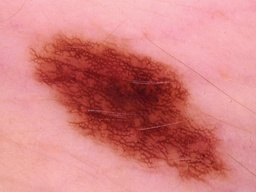
#> input picture assignment3/test_cases_data/skin_lesion_1.jpg, 256 x 192 px, shrunk from 600 x 450 before the run
$ python 12544013.py
#> lines starting #> are read from the running program, lines starting #| are printed output that depends on the picture; after the words box and inside, x2 and y2 are one past the last pixel; in counts of white or black regions, pixels touching at a corner belong together
# Davi Fagundes Ferreira da Silva - 12544013
# SCC0251 - Prof Moacir Ponti - 7 semester
# Assignment 3

import numpy as np
import imageio.v3 as imageio
import matplotlib.pyplot as plt

def filter_gaussian(P, Q):
    s1 = P
    s2 = Q

    D = np.zeros([P, Q])  # Compute Distances
    for u in range(P):
        for v in range(Q):
            x = (u-(P/2))**2/(2*s1**2) + (v-(Q/2))**2/(2*s2**2)
            D[u, v] = np.exp(-x)
    return D

#Espectro Visível
heatmap_colors = [
    [1, 0, 1],   # Pink
    [0, 0, 1],   # Blue
    [0, 1, 0],   # Green
    [1, 1, 0],   # Yellow
    [1, 0, 0]    # Red
]

# Function to map values to colors
def map_value_to_color(value, min_val, max_val, colormap):
    # Scale the value to the range [0, len(colormap) - 1]
    scaled_value = (value - min_val) / (max_val - min_val) * (len(colormap) - 1)
    # Determine the two closest colors in the colormap
    idx1 = int(scaled_value)
    idx2 = min(idx1 + 1, len(colormap) - 1)
    # Interpolate between the two colors based on the fractional part
    frac = scaled_value - idx1
    color = [
        (1 - frac) * colormap[idx1][0] + frac * colormap[idx2][0],
        (1 - frac) * colormap[idx1][1] + frac * colormap[idx2][1],
        (1 - frac) * colormap[idx1][2] + frac * colormap[idx2][2]
    ]
    return color

def apply_threshold(img, t):
    img_thresholded = np.ones(img.shape).astype(np.int64)
    img_thresholded[np.where(img < t)] = 0
    return img_thresholded

def convert_RGB_greyscale(img):
    if len(img.shape) > 2:
        img = np.dot(img, [0.2989, 0.5870, 0.1140]).astype(np.int64)
    return img

# Applies Otsu's Binarization
def otsu(img, len = 256):
    # considering two classes, a & b,
    M = np.prod(img.shape)
    vars = []

    # Building Histogram
    hist, _ = np.histogram(img, len, range=(0,len))

    for t in range(0, len):
        img_thresholded = apply_threshold(img, t)
        # classes weights
        class_a = np.sum(hist[:t])/float(M)
        class_b = np.sum(hist[t:])/float(M)

        # classes variances
        if class_a != 0:
            var_a = np.var(img[np.where(img_thresholded == 0)])
        else:
            var_a = 1e9
        if class_b != 0:
            var_b = np.var(img[np.where(img_thresholded == 1)])
        else:
            var_b = 1e9


        vars = vars + [class_a*var_a + class_b*var_b]

    # best variance
    min_var = np.argmin(vars)
    return apply_threshold(img, min_var), min_var

# Applies Erosion in image
def erosion(img, footprint = 3):
    eroded_img = np.zeros(img.shape)

    img_n, img_m = img.shape

    padding_size = int(footprint/2)

    img = np.pad(img, padding_size, constant_values=1)

    for i in range(img_n):
        for j in range(img_m):
            eroded_img[i,j] = np.min(img[i : i + 2*padding_size + 1, j : j + 2*padding_size + 1])

    return eroded_img

# Applies Dilation in image
def dilation(img, footprint = 3):
    dilated_img = np.zeros(img.shape)

    img_n, img_m = img.shape

    padding_size = int(footprint/2)

    img = np.pad(img, padding_size, constant_values= 0)

    for i in range(img_n):
        for j in range(img_m):
            dilated_img[i,j] = np.max(img[i : i + 2*padding_size + 1, j : j + 2*padding_size + 1])

    return dilated_img

def RMSE(H, H_hat):
    return np.sqrt(((H.astype(np.int32) - H_hat.astype(np.int32))**2).mean())

# Does RMSE for the RGB channels
def RMSE_3_channels(H, H_hat):
    error_R = RMSE(H[:,:,0], H_hat[:,:,0])
    error_G = RMSE(H[:,:,1], H_hat[:,:,1])
    error_B = RMSE(H[:,:,2], H_hat[:,:,2])

    return (error_R + error_G + error_B) / 3

def generate_color_mapping(otsued_img):
    M,N = otsued_img.shape
    color_distribuiton = filter_gaussian(M, N)
    min_val = np.min(np.array(color_distribuiton))
    max_val = np.max(np.array(color_distribuiton))

    heatmap_image = np.zeros([M,N,3])
    for i in range(M):
        for j in range(N):
            heatmap_image[i,j] = map_value_to_color(color_distribuiton[i,j], min_val, max_val, heatmap_colors)

    img_color = np.ones([M,N,3])
    indexes = np.where(otsued_img == 0)
    img_color[indexes] = heatmap_image[indexes]
    return img_color

def normalize_grey_image(img):
    return img/np.max(img)

def alpha_composition(grey_image, img_color, alpha = 0.3):
    aux = np.stack([grey_image,grey_image,grey_image], axis=-1)
    return (1-alpha)*aux + alpha*img_color

def main():
    input_image = input().rstrip()
#> the answer given: test_cases_data/skin_lesion_1.jpg
    reference_image = input().rstrip()
#> the answer given: test_cases_data/skin_lesion_2.jpg

    input_image = imageio.imread(input_image)
#> input_image is the input picture: shape (192, 256, 3); mean R, G, B 211.5, 128.1, 127.9
    input_image = convert_RGB_greyscale(input_image)
#> in convert_RGB_greyscale, `img = np.dot(img, [0.2989, 0.5870, 0.1140]).astype(np.int64)`:
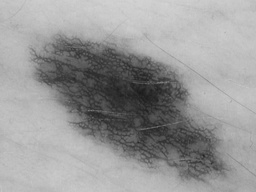
#> img: shape (192, 256) int64; min 27, max 212, mean 152.5
    reference_image = imageio.imread(reference_image)
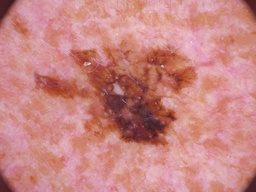
#> input picture assignment3/test_cases_data/skin_lesion_2.jpg, 256 x 192 px, shrunk from 600 x 450 before the run
#> reference_image is the input picture: shape (192, 256, 3); mean R, G, B 201.1, 133.7, 131.1

    instructions = input().split()
    instructions = [int(i) for i in instructions]

    otsued_img, _ = otsu(input_image)
#> in otsu, `hist, _ = np.histogram(img, len, range=(0,len))`: hist = 256 values, max 1412 at index 189, min 0 at index 0, mean 192
#> the loop in otsu, `for t in range(0, len):` made 256 passes
#> (class_a, class_b, var_a, var_b) on passes 29 to 40: (6.1e-05, 1, 0, 2455), (8.14e-05, 1, 0.188, 2454.7), (0.000142, 1, 0.857, 2453.9), (0.000224, 1, 1.47, 2452.9), (0.000366, 1, 2.13, 2451.1), (0.000549, 0.999, 2.69, 2448.9), (0.000895, 0.999, 3.24, 2444.8), (0.00128, 0.999, 3.68, 2440.3), (0.00173, 0.998, 4.24, 2435.2), (0.00218, 0.998, 4.92, 2430.2), (0.0026, 0.997, 5.74, 2425.5), (0.00362, 0.996, 7.18, 2414.5)
#> (class_a, class_b, var_b, vars) on passes 1 to 6: (0, 1, 2455.8, [2455.8]), (0, 1, 2455.8, [2455.8, 2455.8]), (0, 1, 2455.8, [2455.8, 2455.8, 2455.8]), (0, 1, 2455.8, [2455.8, 2455.8, 2455.8, 2455.8]), (0, 1, 2455.8, [2455.8, 2455.8, 2455.8, 2455.8, 2455.8]), (0, 1, 2455.8, [2455.8, 2455.8, 2455.8, 2455.8, 2455.8, 2455.8])
#> after the loop in otsu, `for t in range(0, len):`: vars = 256 values, max 2455.8 at index 0, min 338.6 at index 133, mean 1537.4
#> in otsu, `min_var = np.argmin(vars)`: min_var = 133
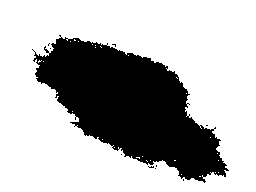
#> otsued_img: shape (192, 256) int64; values 0 (black) and 1 (white), 70.2% white; 10 black regions (9 under 20 px), largest, box (x1, y1, x2, y2) and area: (32, 35, 229, 183) 14625

    for instruction in instructions:
        if instruction == 1:
            otsued_img = erosion(otsued_img)
        else:
            otsued_img = dilation(otsued_img)

    img_color = generate_color_mapping(otsued_img)
#> after the loop in filter_gaussian, `for u in range(P):`:
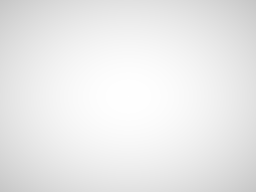
#> D: shape (192, 256) float64; min 0.779, max 1, mean 0.921
#> after the loop in generate_color_mapping, `for i in range(M):`:
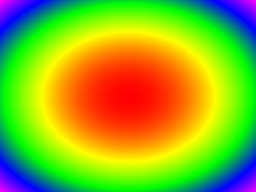
#> heatmap_image: shape (192, 256, 3) float64; mean of channels 0, 1, 2 0.56, 0.693, 0.13; drawn as R, G, B
#> in generate_color_mapping, `img_color[indexes] = heatmap_image[indexes]`:
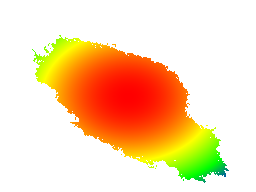
#> img_color: shape (192, 256, 3) float64; mean of channels 0, 1, 2 0.976, 0.85, 0.703; drawn as R, G, B
    new_grey_image = normalize_grey_image(input_image)
    h_hat = alpha_composition(new_grey_image, img_color)
#> in alpha_composition, `return (1-alpha)*aux + alpha*img_color`:
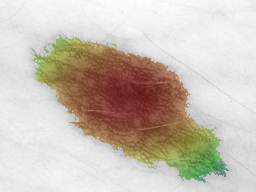
#> returned value: shape (192, 256, 3) float64; mean of channels 0, 1, 2 0.796, 0.758, 0.714; drawn as R, G, B

    error = RMSE_3_channels(reference_image, (h_hat*255))
    print(f"{error:.4f}")
#| 67.1601


if __name__ == "__main__":
    main()
